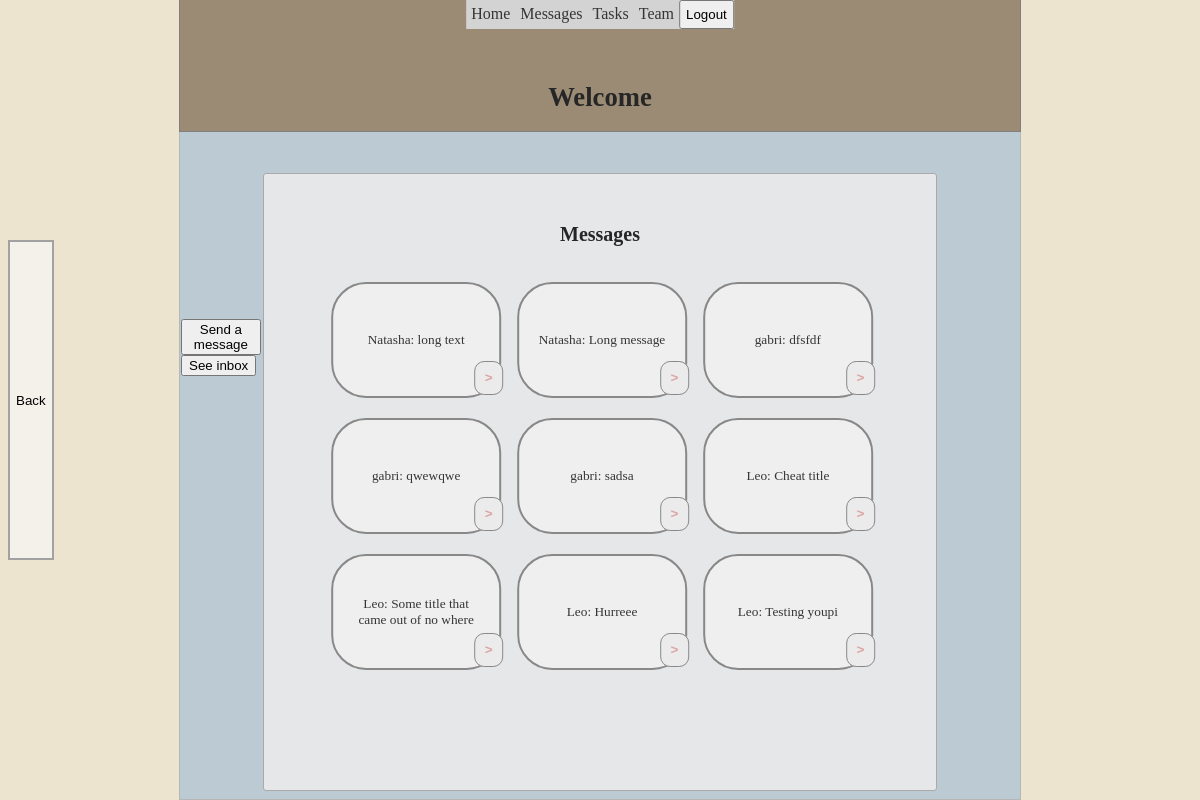
Page /dashboard/messages/ (signed in) on the earlier database version.
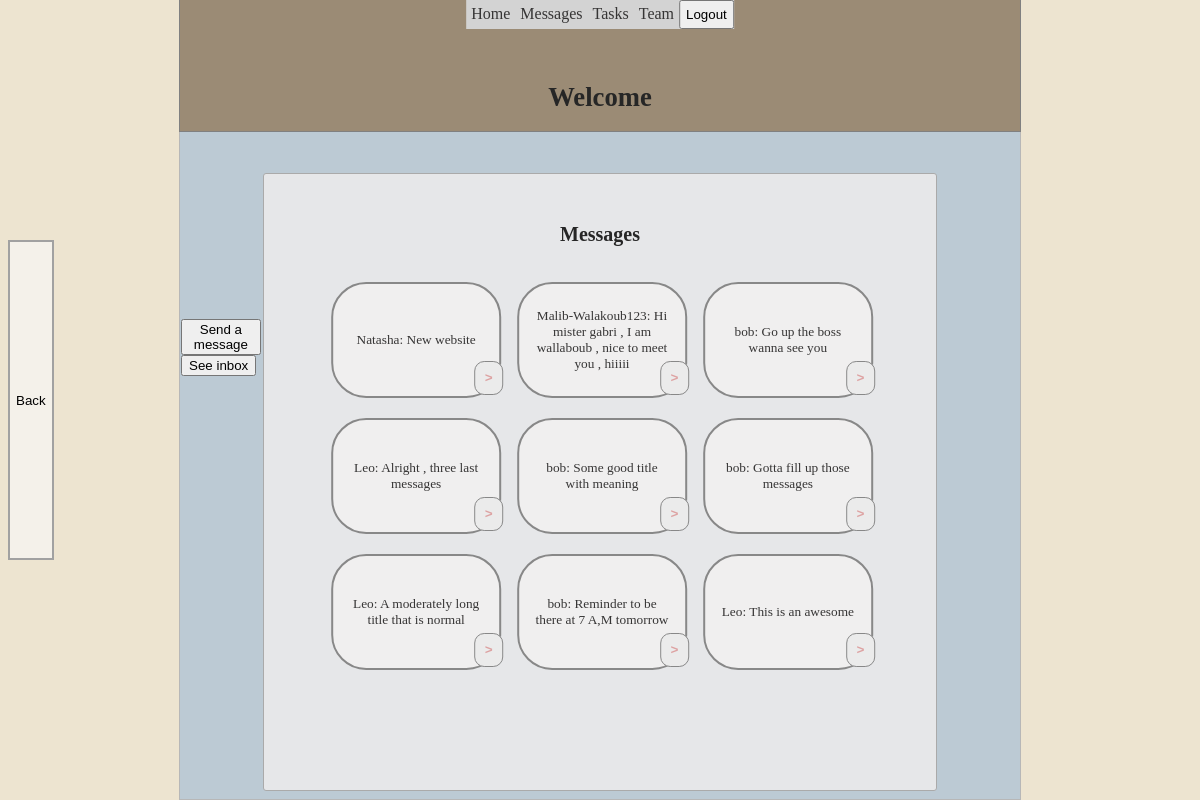
Same page on the later database version.
### dashboard/models.py (models this page shows, shortened)
class Messages(models.Model):
    user = models.ForeignKey(settings.AUTH_USER_MODEL, related_name='sender',
                                                       on_delete=models.CASCADE)
    recipient = models.ForeignKey(settings.AUTH_USER_MODEL,
               related_name='receiver',
               on_delete=models.PROTECT,
               null=True, blank=True, default='')
    title = models.CharField(max_length=60)
    content = models.TextField(null=False)
    timestamp = models.DateTimeField(auto_now_add=True)
    task = models.ForeignKey('Task', on_delete=models.CASCADE, null=True, blank=True)
    picture = models.BinaryField(null=True, blank=True, editable=True)
    content_type = models.CharField(max_length=50, null=True, blank=True)

class Users(AbstractUser):
    street_address = models.CharField(max_length=50, blank=True)
    phone = models.CharField(max_length=12, blank=True)
    assigned_on = models.DateField(auto_now_add=True)
    notes = models.TextField(blank=True)
    def __str__(self):
        return self.username

### dashboard/views.py (the view)
# urls.py: path('messages/', views.HomeView.as_view(), name='messages'),
class HomeView(LoginRequiredMixin, View):
    def get(self, request):
        template_name = 'dashboard/messages_view.html'
        user_id = self.request.user.id
        reports = Messages.objects.filter(recipient=user_id).order_by('-timestamp')[:9]
        context = {'user': self.request.user, 'reports': reports}
        response = render(request, template_name, context)
        return response

### dashboard/templates/dashboard/messages_view.html
 {% include 'dashboard/base.html' %}
 {% block content %}
 <div class="left_container">  </div>
  <div class="center_container">
       {% if user.is_authenticated %}
       <div class="title_container">  <h1 class="home_head">Welcome {{user.first_name}}</h1></div>
       {% endif %}
       <div class="btn-container-msg">
     <div class="messages_send_msg_btn"><a href="{% url 'dashboard:messages_create' %}"><button>Send a message</button></a></div>
      <div class="messages_view_msg_btn"><a href="{% url 'dashboard:inbox' %}"><button>See inbox</button></a></div>
      </div>
      <div class="text_container">
      <h2 class="home_head">Messages</h2>
      <div class="bubble_wrapper">
    <div class="bubbles_div">
      {% if reports %}
      {% for report in reports %}
      <div class="msg_button">
      <a href="{% url 'dashboard:reportview' report.id %}" class="bubble_link">
      <div>{{report.user}}: {{report.title}}</div> </a>
      <div class="bubblex_radius">
        <a href="{% url 'dashboard:report_delete' report.id %}" class="delete_bubblex">></a>
      </div>
       </div>
      {% endfor %}
      {% else %}
      <p class="no_messages"> No messages for the moment</p>
      {% endif %}
       </div>
      </div>
      </div>
   </div>
   <div class="right_container"></div>
      <div class="send_msg_back">
   <a href="{% url 'dashboard:home' %}"><button class="del_btn2" type="button">Back</button></a>
 </div>
 {% endblock %}

Differences in the rows shown:
removed Messages: user "Natasha", title "long text"
removed Messages: user "Natasha", title "Long message"
removed Messages: user "gabri", title "dfsfdf"
removed Messages: user "gabri", title "qwewqwe"
removed Messages: user "gabri", title "sadsa"
removed Messages: user "Leo", title "Cheat title"
removed Messages: user "Leo", title "Some title that came out of no where"
removed Messages: user "Leo", title "Hurreee"
removed Messages: user "Leo", title "Testing youpi"
added Messages: user "Natasha", title "New website"
added Messages: user "Malib-Walakoub123", title "Hi mister gabri , I am wallaboub , nice to meet you , hiiiii"
added Messages: user "bob", title "Go up the boss wanna see you"
added Messages: user "Leo", title "Alright , three last messages"
added Messages: user "bob", title "Some good title with meaning"
added Messages: user "bob", title "Gotta fill up those messages"
added Messages: user "Leo", title "A moderately long title that is normal"
added Messages: user "bob", title "Reminder to be there at 7 A,M tomorrow"
now on this page (row unchanged): Messages: user "Leo", title "This is an awesome"
